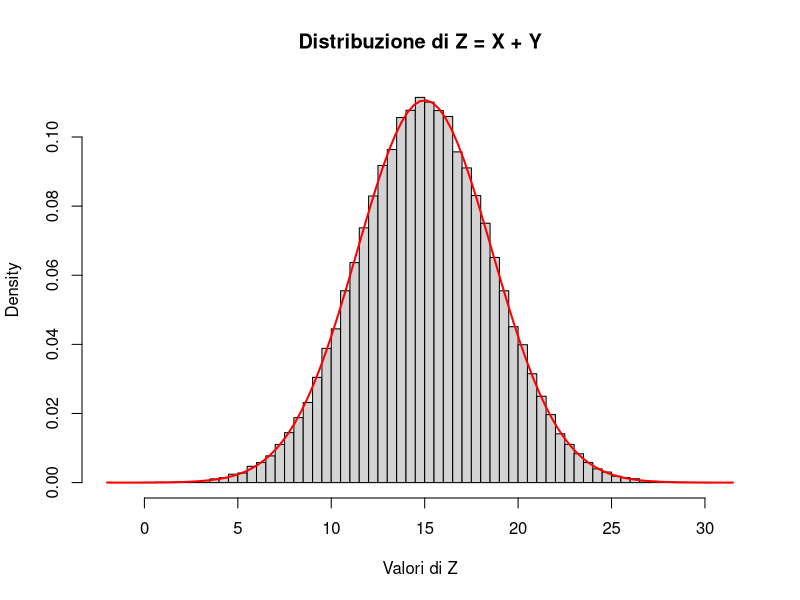
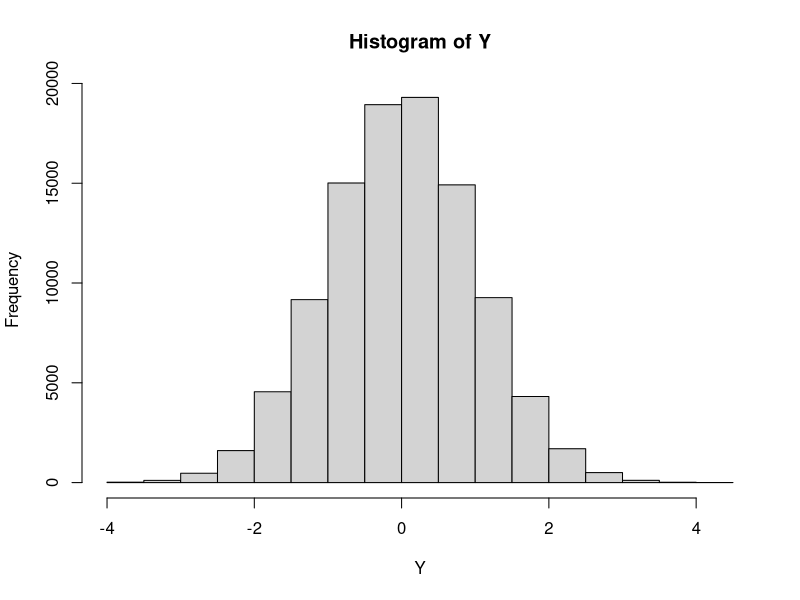
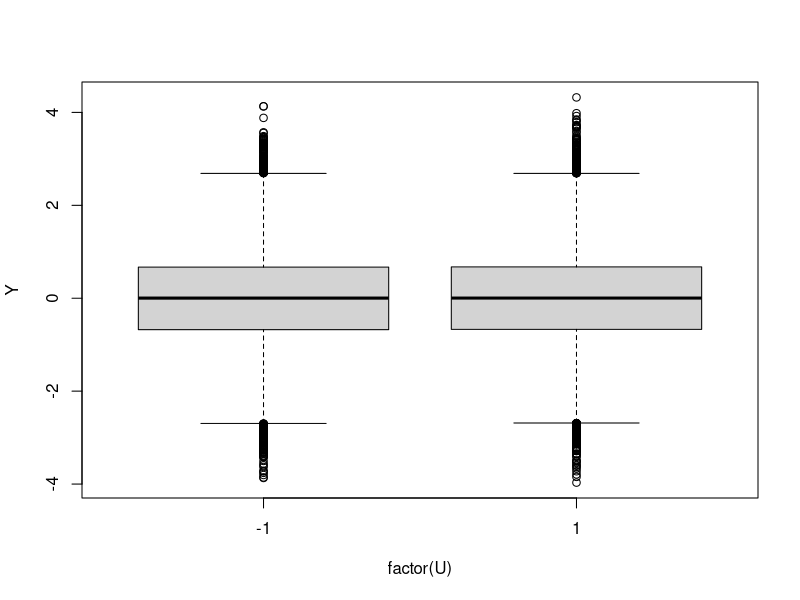
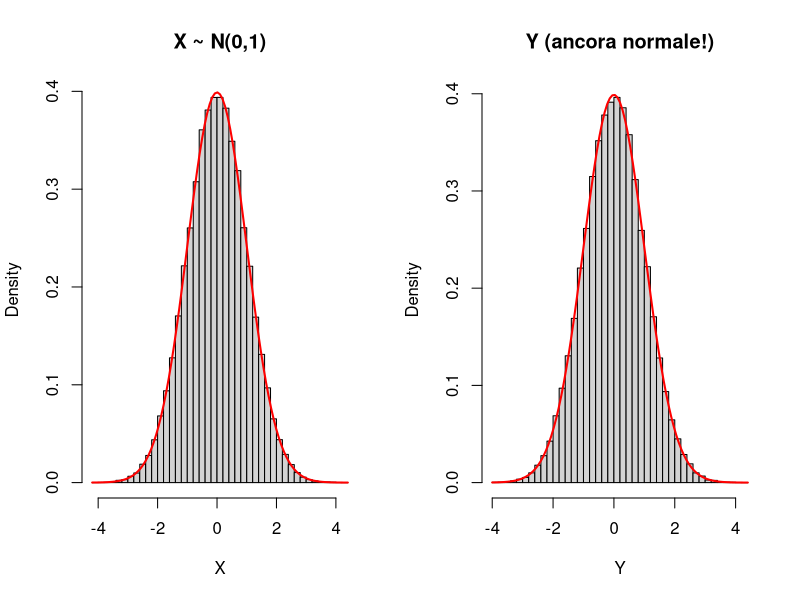
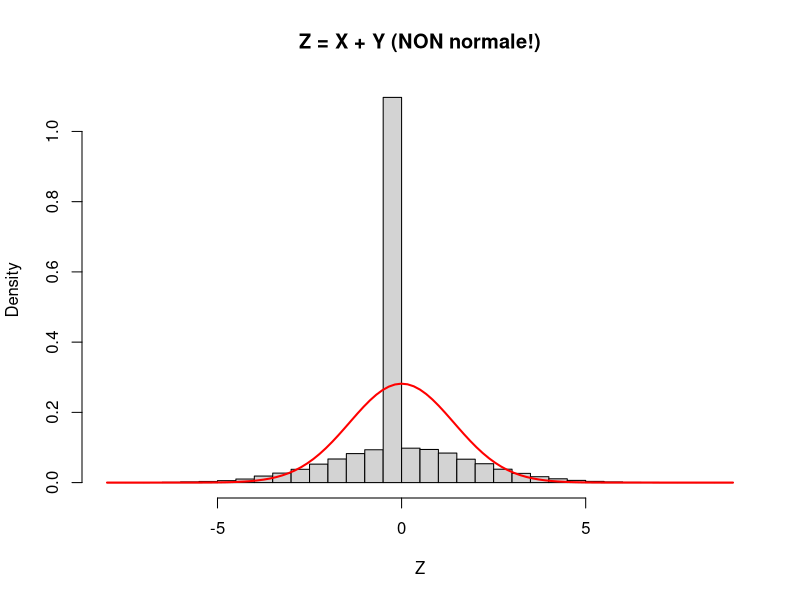
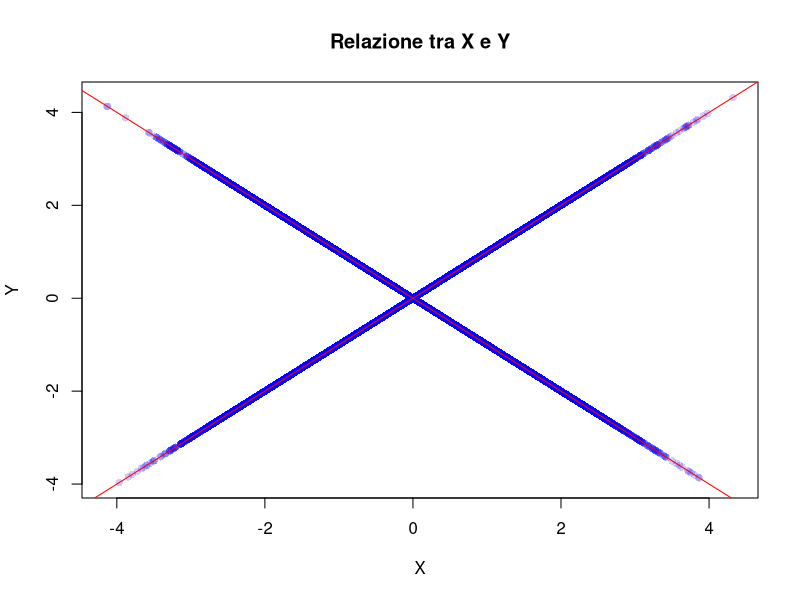
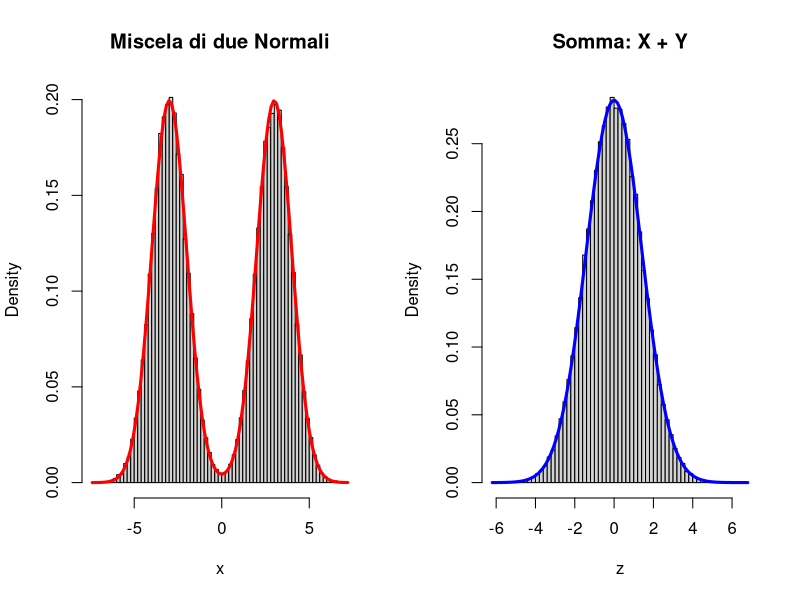

The R source for these figures, in order:


##### UNO ###

set.seed(123)  # per riproducibilit??

# Numero di simulazioni
n <- 100000

# Generazione dati
X <- rnorm(n, mean = 10, sd = sqrt(4))  # varianza 4 -> sd = 2
Y <- rnorm(n, mean = 5, sd = sqrt(9))   # varianza 9 -> sd = 3

# Somma
Z <- X + Y

# ???? Verifica media e varianza
mean_X <- mean(X)
var_X  <- var(X)

mean_Y <- mean(Y)
var_Y  <- var(Y)

mean_Z <- mean(Z)
var_Z  <- var(Z)

cat("MEDIA:\n")
cat("X =", mean_X, " (atteso 10)\n")
cat("Y =", mean_Y, " (atteso 5)\n")
cat("Z =", mean_Z, " (atteso 15)\n\n")

cat("VARIANZA:\n")
cat("X =", var_X, " (atteso 4)\n")
cat("Y =", var_Y, " (atteso 9)\n")
cat("Z =", var_Z, " (atteso 13)\n\n")

# ???? Grafico
hist(Z, probability = TRUE, breaks = 50,
     main = "Distribuzione di Z = X + Y",
     xlab = "Valori di Z")

# Sovrappongo la densit?? teorica
curve(dnorm(x, mean = 15, sd = sqrt(13)),
      col = "red", lwd = 2, add = TRUE)









##### DUE ###








set.seed(123)

n <- 100000

# X normale
X <- rnorm(n, mean = 0, sd = 1)

# Variabile +/-1
U <- sample(c(-1, 1), n, replace = TRUE)




##### TRE ###


# Definisco Y
Y <- U * X
hist(Y)



##### QUATTRO ###


boxplot(Y ~ factor(U))



##### CINQUE ###




# ??? Verifica: X e Y sono normali
par(mfrow = c(1,2))

hist(X, probability = TRUE, breaks = 50,
     main = "X ~ N(0,1)")
curve(dnorm(x, 0, 1), col = "red", lwd = 2, add = TRUE)

hist(Y, probability = TRUE, breaks = 50,
     main = "Y (ancora normale!)")
curve(dnorm(x, 0, 1), col = "red", lwd = 2, add = TRUE)

par(mfrow = c(1,1))


##### SEI ###




# ??? Ora combinazione lineare
Z <- X + Y

# ???? Grafico di Z


hist(Z, probability = TRUE, breaks = 50,
     main = "Z = X + Y (NON normale!)",
     xlab = "Z")

# confronto con normale teorica (stesso mean e var empirici)
curve(dnorm(x, mean(Z), sd(Z)),
      col = "red", lwd = 2, add = TRUE)

# ???? Statistiche
cat("Media Z:", mean(Z), "\n")
cat("Varianza Z:", var(Z), "\n")

# ???? Scatter plot per capire cosa succede
plot(X, Y, pch = 16, col = rgb(0,0,1,0.2),
     main = "Relazione tra X e Y")
abline(a = 0, b = 1, col = "red")
abline(a = 0, b = -1, col = "red")




##### SETTE ###




set.seed(123)

n <- 100000

# -------------------------
# CASO 1: MISCELA DI NORMALI
# -------------------------

# scelgo una popolazione con probabilità 1/2
gruppo <- sample(c(1, 2), n, replace = TRUE)

# X proviene da N(-3,1) oppure N(3,1)
mix <- ifelse(gruppo == 1,
              rnorm(n, mean = -3, sd = 1),
              rnorm(n, mean = 3, sd = 1))

# -------------------------
# CASO 2: SOMMA DI NORMALI
# -------------------------

X <- rnorm(n, mean = -3, sd = 1)
Y <- rnorm(n, mean = 3, sd = 1)

Z <- X + Y

# -------------------------
# GRAFICI
# -------------------------

par(mfrow = c(1,2))

# Miscela
hist(mix,
     prob = TRUE,
     breaks = 60,
     main = "Miscela di due Normali",
     xlab = "x")

curve(0.5*dnorm(x,-3,1)+0.5*dnorm(x,3,1),
      add = TRUE,
      lwd = 3,
      col = "red")

# Somma
hist(Z,
     prob = TRUE,
     breaks = 60,
     main = "Somma: X + Y",
     xlab = "z")

curve(dnorm(x, mean = 0, sd = sqrt(2)),
      add = TRUE,
      lwd = 3,
      col = "blue")

par(mfrow = c(1,1))



cat("MISCELA\n")
cat("media =", mean(mix), "\n")
cat("varianza =", var(mix), "\n\n")

cat("SOMMA\n")
cat("media =", mean(Z), "\n")
cat("varianza =", var(Z), "\n")
